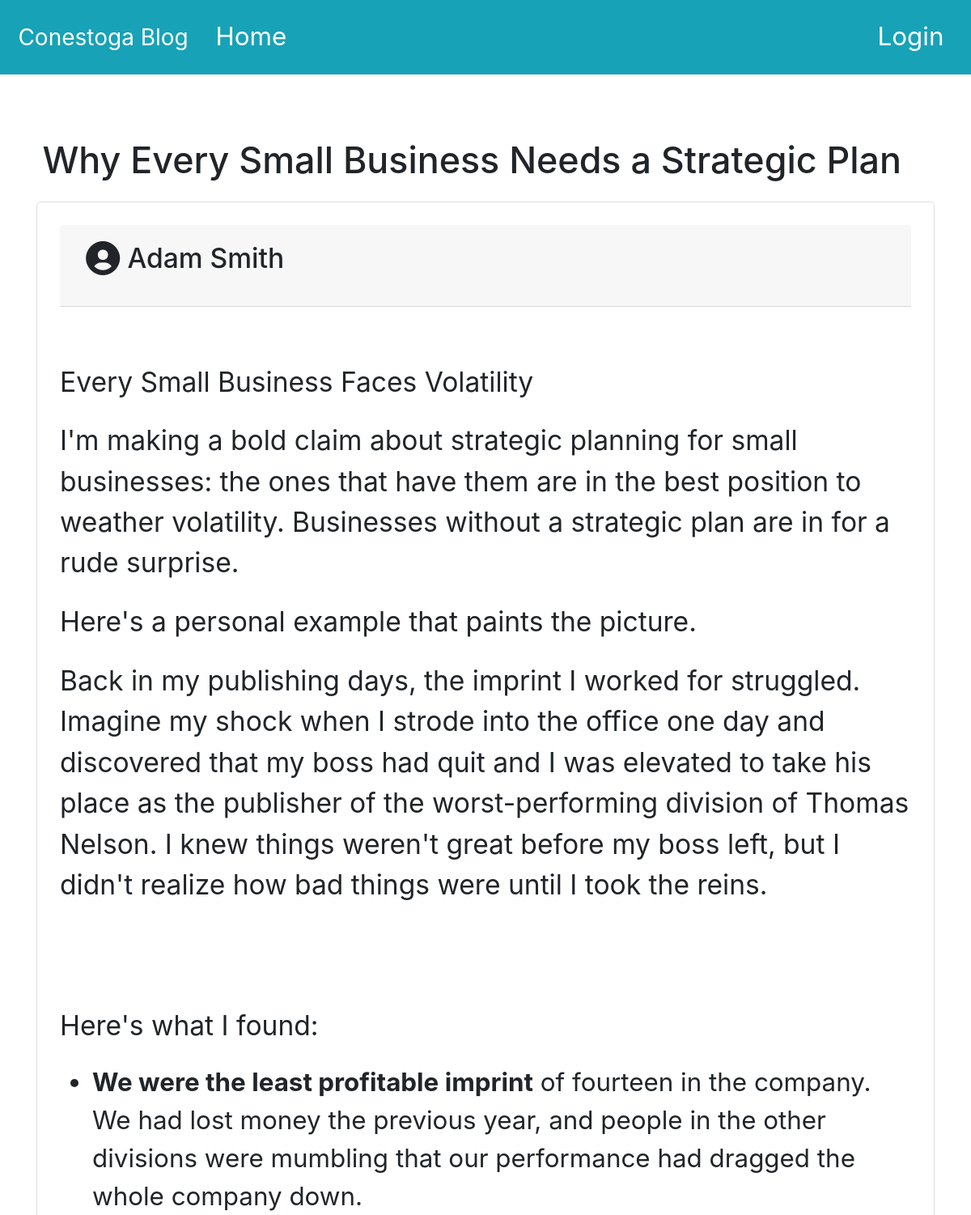
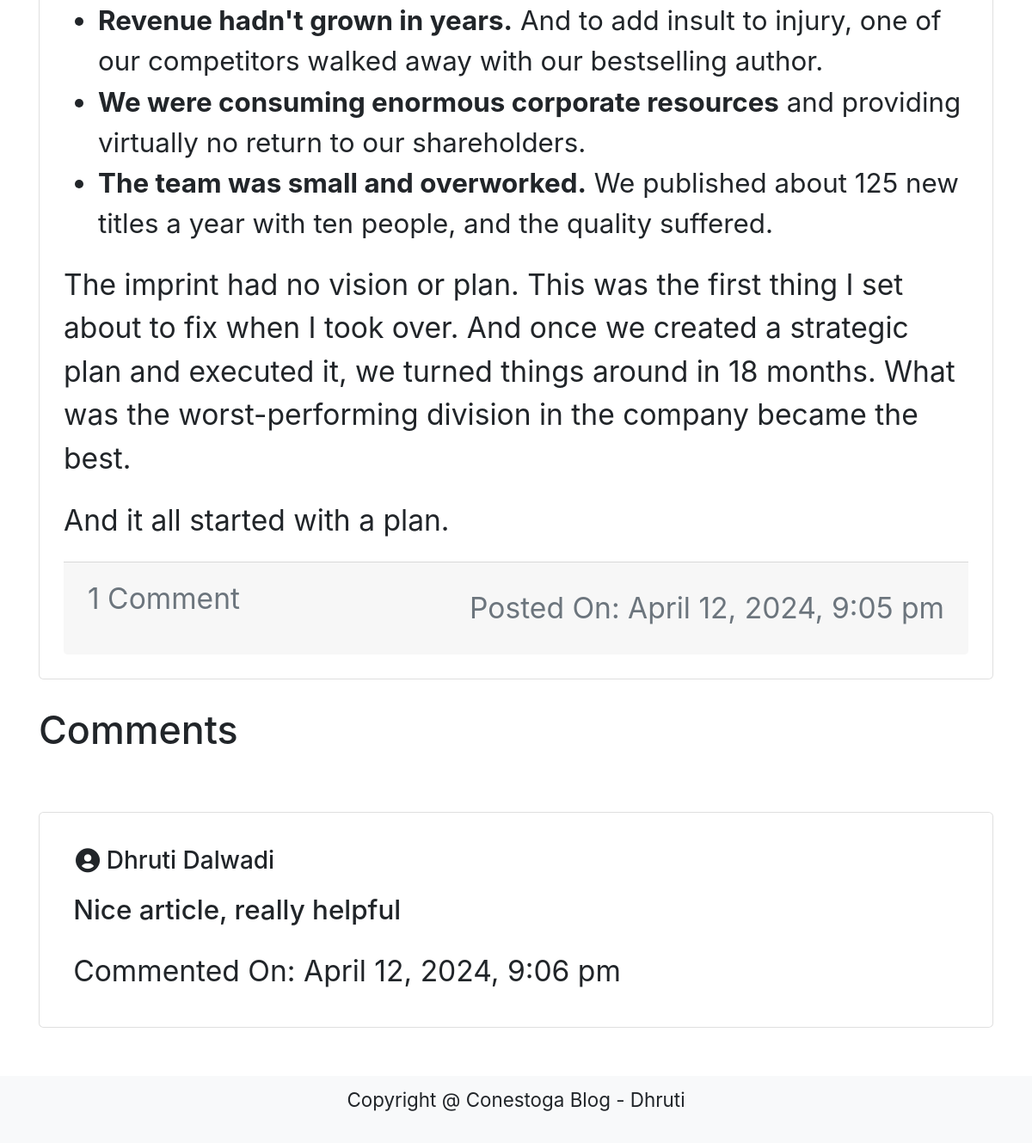
The app's page /conestoga_blog/posts/postDetail.php?postId=4 with its own data (2 pictures, top to bottom).
### tables this page shows
CREATE TABLE IF NOT EXISTS `posts` (
  `post_id` int NOT NULL AUTO_INCREMENT,
  `title` varchar(255) NOT NULL,
  `description` text NOT NULL,
  `created_by` int NOT NULL,
  `created_at` datetime NOT NULL DEFAULT CURRENT_TIMESTAMP,
  `total_likes` int NOT NULL DEFAULT '0',
  `total_comments` int NOT NULL DEFAULT '0',
  `updated_at` datetime NOT NULL,
  `status` enum('Active','Inactive') NOT NULL DEFAULT 'Active',
  `is_deleted` tinyint(1) NOT NULL DEFAULT '0',
  PRIMARY KEY (`post_id`)
);

CREATE TABLE IF NOT EXISTS `users` (
  `user_id` int NOT NULL AUTO_INCREMENT,
  `first_name` varchar(100) NOT NULL,
  `last_name` varchar(100) NOT NULL,
  `email_id` varchar(100) NOT NULL,
  `password` varchar(255) NOT NULL,
  `created_at` datetime NOT NULL DEFAULT CURRENT_TIMESTAMP,
  PRIMARY KEY (`user_id`)
);

CREATE TABLE IF NOT EXISTS `post_comments` (
  `post_comment_id` int NOT NULL AUTO_INCREMENT,
  `post_id` int NOT NULL,
  `comment_by` int NOT NULL,
  `created_at` datetime NOT NULL DEFAULT CURRENT_TIMESTAMP,
  `updated_at` datetime NOT NULL,
  `comment` text NOT NULL,
  PRIMARY KEY (`post_comment_id`)
);

### conestoga_blog/posts/postDetail.php (the view, shortened to what this page needs)
<?php
include_once('../db.php');
if(isset($_GET['postId'])){
    $postId = $_GET['postId'];
    $query = "SELECT posts.*, users.first_name, users.last_name FROM posts JOIN users ON posts.created_by = users.user_id WHERE post_id = $postId";
    $result = mysqli_query($conn,$query);
    $post = mysqli_fetch_assoc($result);
    $commentQuery = "SELECT post_comments.*, users.first_name, users.last_name,users.user_id FROM post_comments JOIN users ON post_comments.comment_by = users.user_id WHERE post_id = $postId ORDER BY post_comments.created_at DESC";
    $commentResult = mysqli_query($conn,$commentQuery);
    $postComments = mysqli_fetch_all($commentResult,MYSQLI_ASSOC);
}
?>
<?php include '../common/header.php'; ?>
<section class="container mb-5 section-margin">
    <div class="row justify-content-left">
        <h2 class="m-3"><?php echo $post['title']; ?></h2>
        <div class="col-md-12 mb-5">
            <div class="card">
                <div class="card-body">
                    <div class="card-header">
                        <h4 class="card-title d-flex align-items-center">
                            <i class="bx bxs-user-circle" style="font-size: 1.5em; margin-right: 5px;"></i>
                            <?php echo $post['first_name']. " ".$post['last_name']; ?>
                        </h4>
                    </div>
                    <p class="card-text p-3 post-desc text-justify"><?php echo $post['description']; ?></p>
                    <div class="card-footer text-muted d-flex justify-content-between align-items-center">
                        <p class="card-text">
                            <?php echo ($post['total_comments']) > 0 ? ($post['total_comments'] > 1 ? $post['total_comments'] ." Comments" : "1 Comment") :"No Comments Yet"; ?>
                        </p>
                        <p class="card-text">Posted On:
                            <?php echo date('F j, Y, g:i a', strtotime($post['created_at'])); ?></p>
                    </div>
                </div>
            </div>
            <?php
            if(sizeof($postComments) > 0){ ?>
            <h2 class="mt-4 mr-4">Comments</h2>
            <?php foreach ($postComments as $comment) { ?>
            <div class="card mt-5 p-2">
                <div class="card-body">
                    <h5 class="card-title d-flex align-items-center">
                        <i class="bx bxs-user-circle" style="font-size: 1.2em; margin-right: 5px;"></i>
                        <?php echo $comment['first_name']. " ".$comment['last_name']; ?>
                    </h5>
                    <p class="post-comment"><?php echo $comment["comment"]; ?></p>
                    <p class="card-text">Commented On:
                        <?php echo date('F j, Y, g:i a', strtotime($comment['created_at'])); ?></p>
                </div>
            </div>
            <?php
                }
            }
            ?>
        </div>
    </div>
</section>
<?php include '../common/footer.php' ?>

### conestoga_blog/css/style.css (style rules this page uses)
* { font-size: 1.4rem; box-sizing: border-box; }
.post-desc { font-size: 1.4rem !important; }
p { font-size: 1.5rem; }
.post-comment { font-weight: 500; font-size: 1.4rem; }
.section-margin { margin-top: 150px; }

### records on screen
posts: title "Why Every Small Business Needs a Strategic Plan", users.first_name "Adam", users.last_name "Smith", description "Every Small Business Faces Volatility I'm making a bold claim about strategic planning for small businesses: the ones that have them are in the best position to weather volatility. Businesses without a strategic plan are in for a rude surprise. Here's a personal example that paints the picture. Back in my publishing days, the imprint I worked for struggled. Imagine my shock when I strode into the office one day and discovered that my boss had quit and I was elevated to take his place as the publisher of the worst-performing division of Thomas Nelson. I knew things weren't great before my boss left, but I didn't realize how bad things were until I took the reins. Here's what I found: We were…", created_at "April 12, 2024, 9:05 pm"
post_comments: users.first_name "Dhruti", users.last_name "Dalwadi", comment "Nice article, really helpful", created_at "April 12, 2024, 9:06 pm"
